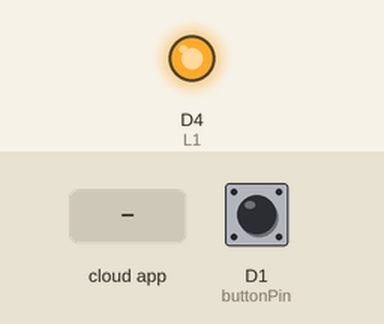
A sketch run on a simulated ESP8266 (NodeMCU). Shown: output pins drawn as LEDs (lit = HIGH). Inputs (shaded band) come from the test bench; at power-on: D1 (buttonPin) HIGH. What the sketch prints to the serial monitor is not drawn.

Above: at 2.7 s.
2.8 s: the phone or cloud app sets L1 to 0
4.3 s: the phone or cloud app sets L1 to 1
At 5.0 s:
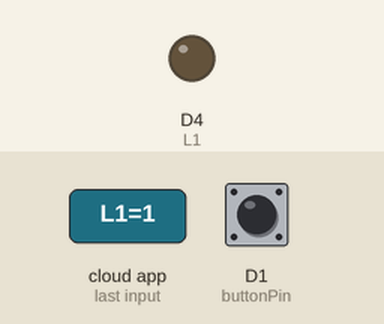
Timing chart, 0 to 7.3 s (numbered marks = the images above; inputs shaded):
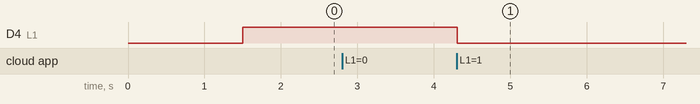

The sketch:

proj.ino
```cpp
/****************************** Broker *************************************/
#define IO_USERNAME  "humbertoneto"
#define IO_KEY       "aio_srSr39tUYtKMk3bToySOQAmSxV0X"

/******************************* WIFI **************************************/
#define WIFI_SSID "CAMPUS_MACK"
#define WIFI_PASS "mackenzie"

#include "AdafruitIO_WiFi.h"

#if defined(USE_AIRLIFT) || defined(ADAFRUIT_METRO_M4_AIRLIFT_LITE) ||         \
    defined(ADAFRUIT_PYPORTAL)
// Configure the pins used for the ESP32 connection
#if !defined(SPIWIFI_SS) // if the wifi definition isnt in the board variant
// Don't change the names of these #define's! they match the variant ones
#define SPIWIFI SPI
#define SPIWIFI_SS 10 // Chip select pin
#define NINA_ACK 9    // a.k.a BUSY or READY pin
#define NINA_RESETN 6 // Reset pin
#define NINA_GPIO0 -1 // Not connected
#endif
AdafruitIO_WiFi io(IO_USERNAME, IO_KEY, WIFI_SSID, WIFI_PASS, SPIWIFI_SS,
                   NINA_ACK, NINA_RESETN, NINA_GPIO0, &SPIWIFI);
#else
AdafruitIO_WiFi io(IO_USERNAME, IO_KEY, WIFI_SSID, WIFI_PASS);
#endif

/****************************** Vaiáveis **************************************/
//Led
const byte L1 = 2; //pino que o LED do módulo ESP12E está ligado
//Botão
const int buttonPin = D1; // Pino do botão
// Variáveis
int buttonState = 0;     // Variável para armazenar o estado do botão
int lastButtonState = 0; // Variável para armazenar o estado anterior do botão
int ledState = LOW;      // Variável para armazenar o estado do LED

/************************ Configuração dos tópicos *******************************/
// configura o tópico "fabiosouza_io/feeds/L1"
AdafruitIO_Feed *feedL1 = io.feed("L1");

/************************ Função setup *******************************/
void setup() {
  //configura pino da Lampada como saída
  pinMode(L1,OUTPUT);

  // Configurar o pino do botão como entrada
  pinMode(buttonPin, INPUT_PULLUP);

  // configura comunicação serial
  Serial.begin(115200);

  // Aguarda serial monitor
  while(! Serial);

  conectaBroker(); //função para conectar ao broker


}

/************************ Função loop *******************************/
void loop() {

  buttonState = digitalRead(buttonPin);

  // Verificar se o estado do botão mudou
  if (buttonState != lastButtonState) {
    // Se o botão foi pressionado, inverter o estado do LED
    if (buttonState == HIGH) {
      ledState = (ledState == LOW) ? HIGH : LOW;
      digitalWrite(L1, ledState);
    }

    // Atualizar o estado do botão
    lastButtonState = buttonState;
  }

  // processa as mensagens e mantêm a conexão ativa
  byte state = io.run();

  //verifica se está conectado
  if(state == AIO_NET_DISCONNECTED | state == AIO_DISCONNECTED){
    conectaBroker(); //função para conectar ao broker
  }

}

/****** Função de tratamento dos dados recebidos em L1***************/
void handleL1(AdafruitIO_Data *data) {

  // Mensagem
  Serial.print("Recebido  <- ");
  Serial.print(data->feedName());
  Serial.print(" : ");
  Serial.println(data->value());

  //Aciona saída conforme dado recebido
  if(data->isTrue())
    digitalWrite(L1, LOW);
  else
    digitalWrite(L1, HIGH);
}


/****** Função para conectar ao WIFI e Broker***************/
void conectaBroker(){

  //mensagem inicial
  Serial.print("Conectando ao Adafruit IO");

  // chama função de conexão io.adafruit.com
  io.connect();

   // instancia um novo handler para recepção da mensagem do feed L1
  feedL1->onMessage(handleL1);

  // Aguarda conexação ser estabelecida
  while(io.status() < AIO_CONNECTED) {
    Serial.print(".");
    delay(500);
  }

  // Conectado
  Serial.println();
  Serial.println(io.statusText());

  // certifique-se de que todos os feeds obtenham seus valores atuais imediatamente
  feedL1->get();

}

  // Função para o botão
//void funcBotao() {
    // Ler o estado do botão
 // buttonState = digitalRead(buttonPin);

  // Verificar se o estado do botão mudou
  //if (buttonState != lastButtonState) {
    // Se o botão foi pressionado, inverter o estado do LED
    //if (buttonState == HIGH) {
     // ledState = (ledState == LOW) ? HIGH : LOW;
      //digitalWrite(L1, ledState);
    //}

    // Atualizar o estado do botão
    //lastButtonState = buttonState;
  //}
//}
```

Measured:
- after the input at 2.8 s, every drawn part: stays the same
- after the input at 4.3 s, D4 (L1): HIGH → LOW at once
